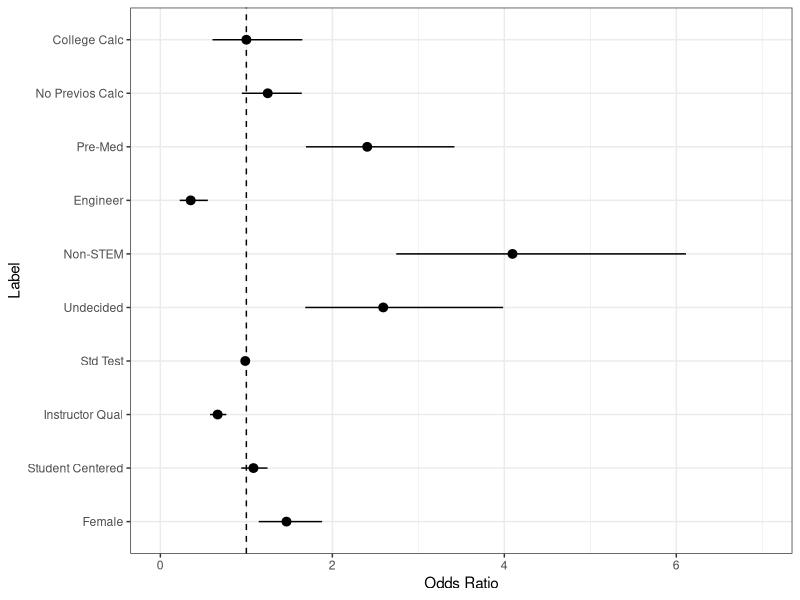

Here is the R script that generated this plot:
## ---- chunk 1
knitr::opts_chunk$set(echo = FALSE, message = FALSE, warning = FALSE, fig.width = 4, fig.height = 4, tidy = TRUE)

library(dplyr)
library(tidyr)
library(knitr)
library(kableExtra)
library(forcats)
library(ggplot2)
library(mlmRev)
library(lme4)

## ---- chunk 2
data <- read.csv("CSPCC_Switcher_Data.csv")
data$Q3FUS=paste(data$Q3FUS_No, data$Q3FUS_Yes)
## ---- chunk 3
s1 <- data %>% 
  filter(Q26 == 1, Q3FUS_No == "No") %>% 
  mutate(Switch = 1)
s2 <- data %>% 
  filter(Q26 == 3, Q3FUS_No == "No") %>% 
  mutate(Switch = 1)
s3 <- data %>% 
  filter(is.na(Q26),Q5Post == 1, Q3FUS_No == "No") %>%
  mutate(Switch = 1)
s4 <- data %>% 
  filter(is.na(Q26),Q5Post == 3, Q3FUS_No == "No") %>%
  mutate(Switch = 1)
s5 <- data %>% 
  filter(Q26 == 1, Q3Post == 3, Q5Post == 1, Q3FUS_No != "No", Q3FUS_Yes != "Yes") %>% 
  mutate(Switch = 1)
s6 <- data %>% 
  filter(Q26 ==1, Q3Post == 2, Q3FUS_No != "No", Q3FUS_Yes != "Yes") %>%
  mutate(Switch = 1)
s7 <- data %>% 
  filter(Q26 == 3, Q5Post == 1, Q3Post == 3, Q3FUS_No != "No", Q3FUS_Yes != "Yes") %>% 
  mutate(Switch = 1)
s8 <- data %>% 
  filter(Q26 == 3, Q3Post == 2, Q3FUS_No != "No", Q3FUS_Yes != "Yes") %>% 
  mutate(Switch = 1)
s9 <- data %>%
  filter(is.na(Q26), Q5Post == 1, Q3Post ==3, Q3FUS_No != "No", Q3FUS_Yes != "Yes") %>%
  mutate(Switch = 1)
s10 <- data %>% 
  filter(is.na(Q26), Q5Post ==1, Q3Post ==2, Q3FUS_No != "No", Q3FUS_Yes != "Yes") %>% 
  mutate(Switch = 1)
s11 <- data %>%
  filter(is.na(Q26), Q5Post == 3, Q3Post ==2, Q3FUS_No != "No", Q3FUS_Yes != "Yes") %>%
  mutate(Switch = 1)
## ---- chunk 4
p12 <- data %>%
  filter(Q26 == 1, Q3FUS_Yes == "Yes") %>% 
  mutate(Switch = 0)

p13 <- data %>% 
  filter(Q26 == 3, Q3FUS_Yes == "Yes") %>% 
  mutate(Switch = 0)

p14 <- data %>%
  filter(is.na(Q26), Q5Post == 1, Q3FUS_Yes == "Yes") %>%
  mutate(Switch = 0)

p15 <- data %>% 
  filter(is.na(Q26), Q5Post == 3, Q3FUS_Yes == "Yes") %>% 
  mutate(Switch = 0)

p16 <- data %>%
  filter(Q26 == 1, Q3Post == 1, Q3FUS_No != "No", Q3FUS_Yes != "Yes") %>%
  mutate(Switch = 0)

p17 <- data %>% 
  filter(Q26 == 1, Q5Post == 3, Q3Post == 3, Q3FUS_No != "No", Q3FUS_Yes != "Yes") %>%
  mutate(Switch = 0)

p18 <- data %>% 
  filter(Q26 == 1, Q5Post == 2, Q3Post == 3, Q3FUS_No != "No", Q3FUS_Yes != "Yes" ) %>%
  mutate(Switch = 0)

p19 <- data %>% 
  filter(Q26 == 1, is.na(Q5Post), Q3Post == 3, Q3FUS_No != "No", Q3FUS_Yes != "Yes") %>%
  mutate(Switch = 0)

p20 <- data %>%
  filter(Q26 == 3, Q3Post == 1, Q3FUS_No != "No", Q3FUS_Yes != "Yes") %>%
  mutate(Switch = 0)
p21 <- data %>% 
  filter(Q26 == 3, Q5Post == 3, Q3Post == 3, Q3FUS_No != "No", Q3FUS_Yes != "Yes") %>%
  mutate(Switch = 0)


p22 <- data %>%
  filter(Q26 == 3, Q5Post == 2, Q3Post == 3, Q3FUS_No != "No", Q3FUS_Yes != "Yes")  %>%
  mutate(Switch = 0)

p23 <- data %>%
  filter(Q26 == 3, is.na(Q5Post), Q3Post == 3, Q3FUS_No != "No", Q3FUS_Yes != "Yes" )  %>%
  mutate(Switch = 0)

p24 <- data %>% 
  filter(is.na(Q26), Q5Post == 1, Q3Post == 1, Q3FUS_No != "No", Q3FUS_Yes != "Yes") %>%
  mutate(Switch = 0)

p25 <- data %>%
  filter(is.na(Q26), Q5Post == 3, Q3Post == 1, Q3FUS_No != "No", Q3FUS_Yes != "Yes") %>%
  mutate(Switch = 0)

p26 <- data %>%
  filter(is.na(Q26), Q5Post == 3, Q3Post == 3, Q3FUS_No != "No", Q3FUS_Yes != "Yes") %>%
  mutate(Switch = 0)
## ---- chunk 5

switchdata <- rbind(s1,s2,s3,s4,s5,s6,s7,s8,s9,s10,
                    s11,p12,p13,p14,p15,p16,p17,p18,
                    p19,p20,p21,p22,p23,p24,p25,p26)

## ---- chunk 6
careerdata <- switchdata %>% 
  mutate(major = fct_collapse(factor(switchdata$Q60, levels=1:16), 
                              `1` = c("3","4","5","7","8","9"), 
                              `2` = "6", 
                              `3` = c("1","2"),
                              `4` = c("10","11","12","13","14","15"),
                              `5` = "16")) %>%
  
 filter(!(is.na(Q15_CalculusNonAPFinalGrade) & is.na(Q17_CalculusABFinalGrade) 
          & is.na(Q17_CalculusBCFinalGrade) & is.na(Q18))) %>% #filter cal exp
  
  filter(! is.na(major)) %>% #filter major
  
  filter(! (is.na(Q3_SATMath) & is.na(Q7_ACTMath))) %>% #filter no stnd test
  
  
  filter(Q3_SATMath %in% seq(200,800,10) | Q7_ACTMath %in% seq(1,36,1)) %>%
  
  filter(! is.na(Q48)) %>%#filter gender
  
  filter(! (is.na(Q18Post_Applications) & is.na(Q18Post_Appointments) & is.na(Q18Post_AskedQs)
            & is.na(Q18Post_Discouraged) & is.na(Q18Post_Explanations) &
              is.na(Q18Post_Listened) & is.na(Q18Post_ProblemSolver) &
              is.na(Q18Post_Time))) %>% #filer instruc qual
  
filter(! (is.na(Q19Post_SpecificProblems) & is.na(Q19Post_WorkTogether) &
            is.na(Q19Post_Discussion) & is.na(Q19Post_Presentations) &
            is.na(Q19Post_Individually) & is.na(Q19Post_Lecture) & is.na(Q19Post_AskQuestions)
          & is.na(Q19Post_ExplainThinking))) #filter student prep
  
## ---- chunk 7
## Instructor Quality 
IQ <- select(data, Q18Post_Applications, Q18Post_Appointments,
             Q18Post_AskedQs, Q18Post_Discouraged, Q18Post_Explanations,
             Q18Post_Listened, Q18Post_ProblemSolver, Q18Post_Time)

IQ$Q18Post_Discouraged <- 7-IQ$Q18Post_Discouraged

IQ <- na.omit(IQ)

pr_IQ <- princomp(IQ)

rescale_load_iq <- pr_IQ$loadings/sum(pr_IQ$loadings[,1])
## ---- chunk 8
## Student centered
SC <- select(data, Q19Post_AskQuestions, Q19Post_Discussion, 
             Q19Post_ExplainThinking, Q19Post_Individually,
             Q19Post_Lecture,Q19Post_Presentations,Q19Post_SpecificProblems,
             Q19Post_WorkTogether)

SC$Q19Post_Lecture <- 7 - SC$Q19Post_Lecture

SC <- na.omit(SC)

pr_SC <- princomp(SC)



rescale_load_sc <- pr_SC$loadings/sum(pr_SC$loadings[,1])

## ---- chunk 9
#Make variables for Instructor quality and student centered practices
IQcareer <- select(careerdata, Q18Post_Applications, Q18Post_Appointments, 
                   Q18Post_AskedQs, Q18Post_Discouraged, Q18Post_Explanations,
                   Q18Post_Listened, Q18Post_ProblemSolver, Q18Post_Time)

IQcareer$Q18Post_Discouraged <- 7-IQcareer$Q18Post_Discouraged

SCcareer <- select(careerdata, Q19Post_AskQuestions, Q19Post_Discussion,
                   Q19Post_ExplainThinking, Q19Post_Individually,
                   Q19Post_Lecture,Q19Post_Presentations,Q19Post_SpecificProblems, 
                   Q19Post_WorkTogether)

SCcareer$Q19Post_Lecture <- 7 - SCcareer$Q19Post_Lecture

careerdata <- careerdata %>% 
  mutate(Inst.Qual = 
           apply(IQcareer,1,weighted.mean,rescale_load_iq[,1],na.rm = TRUE))

careerdata <- careerdata %>%
  mutate(Student.Cent = 
           apply(SCcareer,1,weighted.mean,rescale_load_sc[,1],na.rm = TRUE))

## ---- chunk 10
X_SAT=careerdata$Q3_SATMath
SAT=rev(seq(200,800,by=10))
SAT_per=c(99,99, 99, 98, 97,97,96,95,95,94,93,
          91,90,88,87,85,83,82,79,77,75,73,70,
          67,64,62,59,55,52, 49,45,42,40,36,33,
          30,27,24,21,19,16,14,12,10,9, 7,6,5,4,
          3,3,2,2,1,1,1,1,1,0,0,0)

X_ACT=careerdata$Q7_ACTMath
ACT=36:1
ACT_per=c(99,99,99,98,97,96,95,93,91,88,84,79,
          73,67,61,56,52,47,42,36,27,15,6,2)
ACT_per=c(ACT_per, rep(1,length(ACT)-length(ACT_per)))

X_SAT=SAT_per[match(X_SAT, SAT)]

X_ACT= ACT_per[match(X_ACT, ACT)]
careerdata$x_per=rowMeans(cbind(X_SAT, X_ACT), na.rm=TRUE)

## ---- chunk 11

calcdata <- careerdata %>% mutate(Prev_Calc = I((!(is.na(careerdata$Q15_CalculusNonAPFinalGrade)) 
                                           | !(is.na(careerdata$Q17_CalculusABFinalGrade)) 
                                           |  !(is.na(careerdata$Q17_CalculusBCFinalGrade))) 
                                          & (careerdata$Q18 == 2 | is.na(careerdata$Q18) ))*1 
                            
                            + I(careerdata$Q18 == 1 & !is.na(careerdata$Q18))*2 
                            
                            + I((is.na(careerdata$Q15_CalculusNonAPFinalGrade)) 
                                & (is.na(careerdata$Q17_CalculusABFinalGrade)) 
                                &  (is.na(careerdata$Q17_CalculusBCFinalGrade)) 
                                & (careerdata$Q18 == 2 | is.na(careerdata$Q18)) )*3)

calcdata$Prev_Calc <- as.factor(calcdata$Prev_Calc)

calcdata$major <- relevel(calcdata$major, ref = "1")

## ---- chunk 12


mixM <- glmer(Switch ~ Prev_Calc + major + x_per + Inst.Qual 
              + Student.Cent + Q48 + (1|Institution),
              data = calcdata, family = "binomial", nAGQ = 10, 
              control = glmerControl("bobyqa",
                                     check.conv.grad = .makeCC("warning",tol = 1e-2))) 

sumMixM <- summary(mixM)

lower <- exp(sumMixM$coefficients[,1] - qnorm(.975) * sumMixM$coefficients[,2])
mean <- exp(sumMixM$coefficients[,1])
upper <- exp(sumMixM$coefficients[,1] + qnorm(.975) * sumMixM$coefficients[,2])

lower <- lower[-1]
mean <- mean[-1]
upper <- upper[-1]

label <- c("College Calc", "No Previos Calc", "Pre-Med",
           "Engineer","Non-STEM","Undecided","Std Test", 
           "Instructor Qual", "Student Centered", "Female")


df <- data.frame(label, mean, lower, upper)

# reverses the factor level ordering for labels after coord_flip()
df$label <- factor(df$label, levels=rev(df$label))


fp <- ggplot(data=df, aes(x=label, y=mean, ymin=lower, ymax=upper)) +
        geom_pointrange() + 
        geom_hline(yintercept=1, lty=2) +  # add a dotted line at x=1 after flip
        coord_flip() +  # flip coordinates (puts labels on y axis)
        xlab("Label") + ylab("Odds Ratio") +
        theme_bw() +  # use a white background
        scale_y_continuous(limits=c(0,7))
print(fp)
